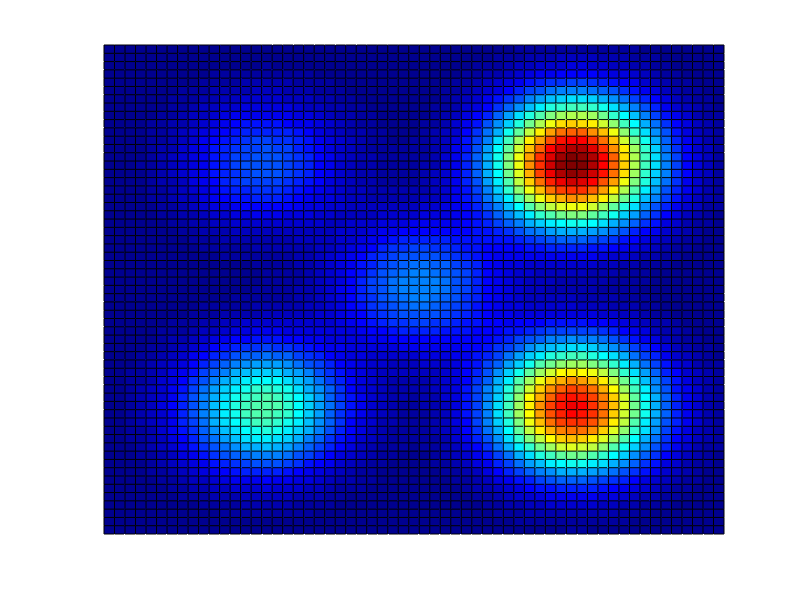

Write MATLAB code to recreate this figure.

N = 4.0;
x=linspace(-N, N, 60);
y=x;
[X,Y]=meshgrid(x,y);


var=1; mid=2; prob=0.004;
z1=prob*(1000/sqrt(2*pi).*exp(-((X-mid).^2/var)-((Y-mid).^2/var)));

var=1; mid=-2; prob=0.0018;
z2=prob*(1000/sqrt(2*pi).*exp(-((X-mid).^2/var)-((Y-mid).^2/var)));

var=1; mid=-2; prob=0.0035;
z4=prob*(1000/sqrt(2*pi).*exp(-((X+mid).^2/var)-((Y-mid).^2/var)));

var=1; mid=-2; prob=0.0008;
z5=prob*(1000/sqrt(2*pi).*exp(-((X-mid).^2/var)-((Y+mid).^2/var)));

var=1; mid=0; prob=0.001;
z3=prob*(1000/sqrt(2*pi).*exp(-((X-mid).^2/var)-((Y-mid).^2/var)));

% var2 = 2;
% z2=5*0.001*(1000/sqrt(2*pi).*exp(-((X.^2/var2)+(Y.^2/var2))+3));
z=z1+z2+z3+z4+z5;

figure('Name','Gaussian Mixture Model',...
                  'NumberTitle','off',...
                  'Color','white');
hold on;
axis off;

surf(X,Y,z);
colormap('jet');
% shading interp
axis tight